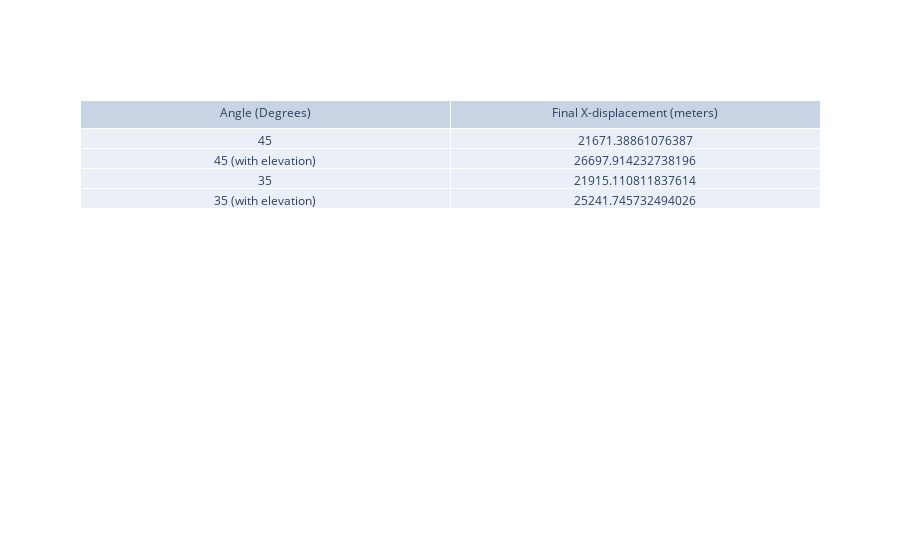

Notebook code for this chart:
### Markdown cell above
The above plot shows the projectile motion of an object when the effects of elevation are included. As the object travels higher in the y direction, the air density get smaller, causing a lower drag force. This ultimately changes the total projectile motion of the object since the air resistance will decrease as the elevation increases. As we can see from this plot, adding these affects of elevation result in the projectile traveling further in both the x and y positions. The blue lines show a launch angles of 45 degrees and the red lines show a launch angles of 35 degrees, while the dashed lines show the projectile motion with no chainging air density (constantly at an air density at sea level) and the solid lines shows the projectile motion with changing air densities.

### Code cell
fig = go.Figure(data=[go.Table(header=dict(values=['Angle (Degrees)', 'Final X-displacement (meters)']),
                 cells=dict(values=[['45', '45 (with elevation)', '35', '35 (with elevation)'], 
                                    [x1[-1], x2[-1], x3[-1], x4[-1]]]))])
fig.show()

### Figure 1 — Plotly figure (JSON) as saved in the notebook; plotly's stock layout.template omitted (floating-point values rounded to 4 significant figures)
{"data": [{"cells": {"values": [["45", "45 (with elevation)", "35", "35 (with elevation)"], [21670.0, 26700.0, 21920.0, 25240.0]]}, "header": {"values": ["Angle (Degrees)", "Final X-displacement (meters)"]}, "type": "table"}], "layout": {}}
